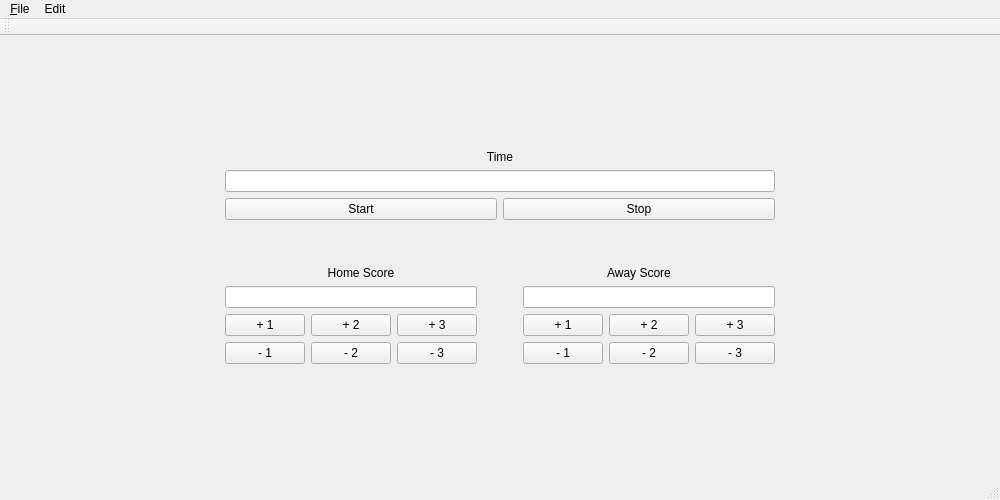
<?xml version="1.0" encoding="UTF-8"?>
<ui version="4.0">
 <class>Controls</class>
 <widget class="QMainWindow" name="Controls">
  <property name="geometry">
   <rect>
    <x>0</x>
    <y>0</y>
    <width>1000</width>
    <height>500</height>
   </rect>
  </property>
  <property name="sizePolicy">
   <sizepolicy hsizetype="Expanding" vsizetype="Expanding">
    <horstretch>0</horstretch>
    <verstretch>0</verstretch>
   </sizepolicy>
  </property>
  <property name="windowTitle">
   <string>Controls</string>
  </property>
  <widget class="QWidget" name="centralWidget">
   <property name="sizePolicy">
    <sizepolicy hsizetype="Expanding" vsizetype="Expanding">
     <horstretch>0</horstretch>
     <verstretch>0</verstretch>
    </sizepolicy>
   </property>
   <property name="layoutDirection">
    <enum>Qt::LeftToRight</enum>
   </property>
   <layout class="QGridLayout" name="gridLayout_4">
    <item row="1" column="0">
     <spacer name="horizontalSpacer_4">
      <property name="orientation">
       <enum>Qt::Horizontal</enum>
      </property>
      <property name="sizeHint" stdset="0">
       <size>
        <width>40</width>
        <height>20</height>
       </size>
      </property>
     </spacer>
    </item>
    <item row="0" column="1">
     <spacer name="verticalSpacer_2">
      <property name="orientation">
       <enum>Qt::Vertical</enum>
      </property>
      <property name="sizeHint" stdset="0">
       <size>
        <width>20</width>
        <height>40</height>
       </size>
      </property>
     </spacer>
    </item>
    <item row="1" column="1">
     <layout class="QVBoxLayout" name="verticalLayout">
      <property name="sizeConstraint">
       <enum>QLayout::SetNoConstraint</enum>
      </property>
      <item>
       <widget class="QLabel" name="time_label">
        <property name="text">
         <string>Time</string>
        </property>
        <property name="alignment">
         <set>Qt::AlignCenter</set>
        </property>
       </widget>
      </item>
      <item>
       <widget class="QLineEdit" name="lineEdit"/>
      </item>
      <item>
       <layout class="QHBoxLayout" name="horizontalLayout_3">
        <item>
         <widget class="QPushButton" name="pushButton">
          <property name="text">
           <string>Start</string>
          </property>
         </widget>
        </item>
        <item>
         <widget class="QPushButton" name="pushButton_2">
          <property name="text">
           <string>Stop</string>
          </property>
         </widget>
        </item>
       </layout>
      </item>
      <item>
       <spacer name="verticalSpacer">
        <property name="orientation">
         <enum>Qt::Vertical</enum>
        </property>
        <property name="sizeType">
         <enum>QSizePolicy::Fixed</enum>
        </property>
        <property name="sizeHint" stdset="0">
         <size>
          <width>20</width>
          <height>40</height>
         </size>
        </property>
       </spacer>
      </item>
      <item>
       <layout class="QHBoxLayout" name="horizontalLayout">
        <item>
         <widget class="QLabel" name="home_label">
          <property name="text">
           <string>Home Score</string>
          </property>
          <property name="alignment">
           <set>Qt::AlignCenter</set>
          </property>
         </widget>
        </item>
        <item>
         <widget class="QLabel" name="away_label">
          <property name="text">
           <string>Away Score</string>
          </property>
          <property name="alignment">
           <set>Qt::AlignCenter</set>
          </property>
         </widget>
        </item>
       </layout>
      </item>
      <item>
       <layout class="QHBoxLayout" name="horizontalLayout_2">
        <item>
         <widget class="QLineEdit" name="home_score">
          <property name="sizePolicy">
           <sizepolicy hsizetype="Preferred" vsizetype="Fixed">
            <horstretch>0</horstretch>
            <verstretch>0</verstretch>
           </sizepolicy>
          </property>
          <property name="layoutDirection">
           <enum>Qt::LeftToRight</enum>
          </property>
          <property name="alignment">
           <set>Qt::AlignCenter</set>
          </property>
         </widget>
        </item>
        <item>
         <spacer name="horizontalSpacer">
          <property name="orientation">
           <enum>Qt::Horizontal</enum>
          </property>
          <property name="sizeType">
           <enum>QSizePolicy::Preferred</enum>
          </property>
          <property name="sizeHint" stdset="0">
           <size>
            <width>40</width>
            <height>20</height>
           </size>
          </property>
         </spacer>
        </item>
        <item>
         <widget class="QLineEdit" name="away_score">
          <property name="sizePolicy">
           <sizepolicy hsizetype="Preferred" vsizetype="Fixed">
            <horstretch>0</horstretch>
            <verstretch>0</verstretch>
           </sizepolicy>
          </property>
          <property name="alignment">
           <set>Qt::AlignCenter</set>
          </property>
         </widget>
        </item>
       </layout>
      </item>
      <item>
       <layout class="QHBoxLayout" name="horizontalLayout_4">
        <item>
         <layout class="QGridLayout" name="gridLayout">
          <item row="0" column="1">
           <widget class="QPushButton" name="home_plus2_button">
            <property name="text">
             <string>+ 2</string>
            </property>
           </widget>
          </item>
          <item row="0" column="0">
           <widget class="QPushButton" name="home_plus1_button">
            <property name="text">
             <string>+ 1</string>
            </property>
           </widget>
          </item>
          <item row="0" column="2">
           <widget class="QPushButton" name="home_plus3_button">
            <property name="text">
             <string>+ 3</string>
            </property>
           </widget>
          </item>
          <item row="1" column="0">
           <widget class="QPushButton" name="home_minus1_button">
            <property name="text">
             <string>- 1</string>
            </property>
           </widget>
          </item>
          <item row="1" column="1">
           <widget class="QPushButton" name="home_minus2_button">
            <property name="text">
             <string>- 2</string>
            </property>
           </widget>
          </item>
          <item row="1" column="2">
           <widget class="QPushButton" name="home_minus3_button">
            <property name="text">
             <string>- 3</string>
            </property>
           </widget>
          </item>
         </layout>
        </item>
        <item>
         <spacer name="horizontalSpacer_2">
          <property name="orientation">
           <enum>Qt::Horizontal</enum>
          </property>
          <property name="sizeHint" stdset="0">
           <size>
            <width>40</width>
            <height>20</height>
           </size>
          </property>
         </spacer>
        </item>
        <item>
         <layout class="QGridLayout" name="gridLayout_2">
          <item row="0" column="1">
           <widget class="QPushButton" name="away_plus2_button">
            <property name="text">
             <string>+ 2</string>
            </property>
           </widget>
          </item>
          <item row="0" column="2">
           <widget class="QPushButton" name="away_plus3_button">
            <property name="text">
             <string>+ 3</string>
            </property>
           </widget>
          </item>
          <item row="0" column="0">
           <widget class="QPushButton" name="away_plus1_button">
            <property name="text">
             <string>+ 1</string>
            </property>
           </widget>
          </item>
          <item row="1" column="0">
           <widget class="QPushButton" name="away_minus1_button">
            <property name="text">
             <string>- 1</string>
            </property>
           </widget>
          </item>
          <item row="1" column="1">
           <widget class="QPushButton" name="away_minus2_button">
            <property name="text">
             <string>- 2</string>
            </property>
           </widget>
          </item>
          <item row="1" column="2">
           <widget class="QPushButton" name="away_minus3_button">
            <property name="text">
             <string>- 3</string>
            </property>
           </widget>
          </item>
         </layout>
        </item>
       </layout>
      </item>
     </layout>
    </item>
    <item row="1" column="2">
     <spacer name="horizontalSpacer_3">
      <property name="orientation">
       <enum>Qt::Horizontal</enum>
      </property>
      <property name="sizeHint" stdset="0">
       <size>
        <width>40</width>
        <height>20</height>
       </size>
      </property>
     </spacer>
    </item>
    <item row="2" column="1">
     <spacer name="verticalSpacer_3">
      <property name="orientation">
       <enum>Qt::Vertical</enum>
      </property>
      <property name="sizeHint" stdset="0">
       <size>
        <width>20</width>
        <height>40</height>
       </size>
      </property>
     </spacer>
    </item>
   </layout>
  </widget>
  <widget class="QMenuBar" name="menuBar">
   <property name="geometry">
    <rect>
     <x>0</x>
     <y>0</y>
     <width>1000</width>
     <height>21</height>
    </rect>
   </property>
   <widget class="QMenu" name="menu_File">
    <property name="title">
     <string>&amp;File</string>
    </property>
    <addaction name="fullAct"/>
    <addaction name="separator"/>
    <addaction name="exitAct"/>
   </widget>
   <widget class="QMenu" name="menuEdit">
    <property name="title">
     <string>Edit</string>
    </property>
    <addaction name="editHomeTeamAct"/>
    <addaction name="separator"/>
    <addaction name="editAwayTeamAct"/>
   </widget>
   <addaction name="menu_File"/>
   <addaction name="menuEdit"/>
  </widget>
  <widget class="QToolBar" name="mainToolBar">
   <attribute name="toolBarArea">
    <enum>TopToolBarArea</enum>
   </attribute>
   <attribute name="toolBarBreak">
    <bool>false</bool>
   </attribute>
  </widget>
  <widget class="QStatusBar" name="statusBar"/>
  <action name="exitAct">
   <property name="text">
    <string>E&amp;xit</string>
   </property>
   <property name="shortcut">
    <string>Ctrl+Q</string>
   </property>
   <property name="shortcutContext">
    <enum>Qt::ApplicationShortcut</enum>
   </property>
  </action>
  <action name="editHomeTeamAct">
   <property name="text">
    <string>&amp;Edit Home Team Name</string>
   </property>
  </action>
  <action name="editAwayTeamAct">
   <property name="text">
    <string>&amp;Edit AwayTeam Name</string>
   </property>
  </action>
  <action name="fullAct">
   <property name="text">
    <string>F&amp;ull Screen</string>
   </property>
   <property name="shortcut">
    <string>Ctrl+F</string>
   </property>
  </action>
 </widget>
 <layoutdefault spacing="6" margin="11"/>
 <resources/>
 <connections/>
</ui>
